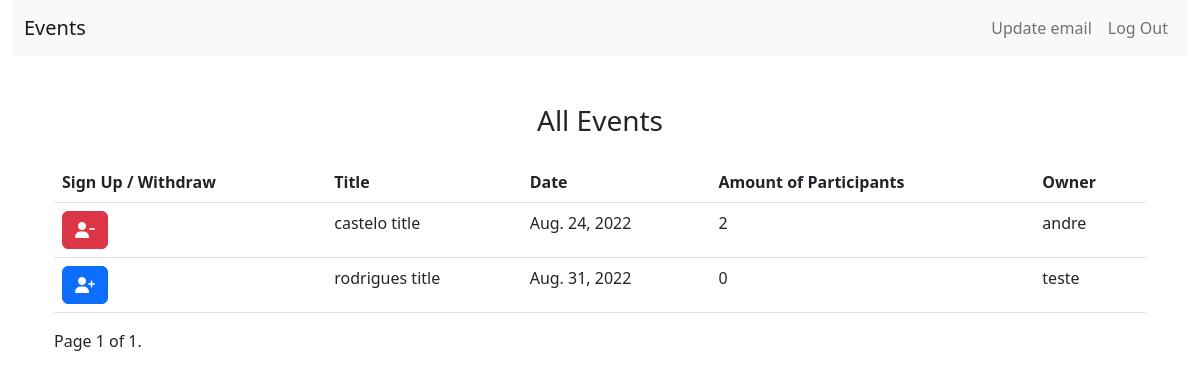
Page /events/alleventslist/ (signed in) on the earlier database version.
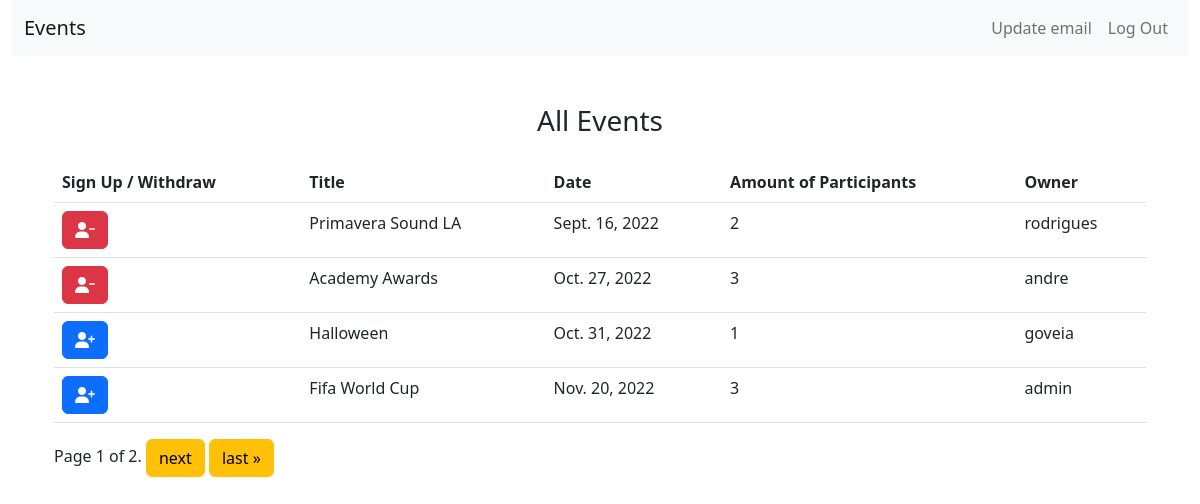
Same page on the later database version.
### events/models.py (models this page shows, shortened)
class Base(models.Model):
    id = models.BigAutoField(primary_key=True)
    created = models.DateField('Created', auto_now_add=True)
    modified = models.DateField('Modified', auto_now=True)
    active = models.BooleanField('Active', default=True)
    class Meta:
        abstract = True

class Event(Base):
    user = models.ForeignKey(CustomUser, related_name='user', on_delete=models.CASCADE, blank=False, null=False)
    title = models.CharField('Title', max_length=250, blank=False, null=False)
    description = models.CharField('Description', max_length=500, blank=False, null=False)
    date = models.DateField('Date', blank=False, null=False)
    class Meta:
        verbose_name = "Event"
        verbose_name_plural = "Events"

### events/views.py (the view)
# urls.py: path('alleventslist/', AllEventsListView.as_view(), name='alleventslist'),
@method_decorator(login_required, name='dispatch')
class AllEventsListView(LoginRequiredMixin, ListView):
    model = Event
    template_name = 'events/alleventslist.html'
    context_object_name = 'all_active_events'
    paginate_by = 4
    def get_queryset(self):
        user = self.request.user
        queryset = (
            Event.objects
            .filter(active=True)
            .annotate(
                participant_count=Count('subscribed_event__subscribed_user', distinct=True),
                user_is_subscribed=Exists(
                    Subscription.objects.filter(
                        subscribed_user=user,
                        subscribed_event=OuterRef('id')
                    )
                )
            )
            .values('id', 'title', 'date', 'user__email', 'participant_count', 'user_is_subscribed')
            .order_by('date')
        )
        return queryset
    def get_context_data(self, **kwargs):
        context = super().get_context_data(**kwargs)
        queryset = self.get_queryset()
        paginator = Paginator(queryset, self.paginate_by)
        page = self.request.GET.get('page')
        try:
            all_active_events = paginator.page(page)
        except PageNotAnInteger:
            all_active_events = paginator.page(1)
        except EmptyPage:
            all_active_events = paginator.page(paginator.num_pages)
        context['all_active_events'] = all_active_events
        return context

### events/templatetags/custom_filters.py (called while the page is built)
@register.filter(name='get_username_before_at')
def get_username_before_at(email):
    return email.split('@')[0] if email else ""

### templates/events/alleventslist.html (shortened to what this page needs)
{% extends 'base.html' %}
{% load custom_filters %}
{% block content %}
<div class="container">
    <div class="row mt-5">
        <div class="col text-center">
            <h3>All Events</h3>
        </div>
    </div>
    <table class="table mt-3">
        <thead>
            <tr>
                <th>Sign Up / Withdraw</th>
                <th>Title</th>
                <th>Date</th>
                <th>Amount of Participants</th>
                <th>Owner</th>
            </tr>
        </thead>
        <tbody>
            {% for event in all_active_events %}
                <tr>
                    <td>
                        {% if event.user_is_subscribed %}
                            <a href="{% url 'eventunsubscription' event.id %}" class="btn btn-danger">
                                <i class="fas fa-user-minus" style="color: white;"></i>
                            </a>
                        {% else %}
                            <a href="{% url 'eventsubscription' event.id %}" class="btn btn-primary">
                                <i class="fas fa-user-plus" style="color: white;"></i>
                            </a>
                        {% endif %}
                    </td>
                    <td>{{ event.title }}</td>
                    <td>{{ event.date }}</td>
                    <td>{{ event.participant_count }}</td>
                    <td>{{ event.user__email|get_username_before_at }}</td>
                </tr>
            {% endfor %}
        </tbody>
    </table>
    <div class="pagination mt-3">
        <span class="step-links">
            <span class="current">
                Page {{ all_active_events.number }} of {{ all_active_events.paginator.num_pages }}.
            </span>
            {% if all_active_events.has_next %}
                <a href="?page={{ all_active_events.next_page_number }}" class="btn btn-warning">next</a>
                <a href="?page={{ all_active_events.paginator.num_pages }}" class="btn btn-warning">last &raquo;</a>
            {% endif %}
        </span>
    </div>
</div>
{% endblock %}

Differences in the rows shown:
removed Event: title "castelo title", date "Aug. 24, 2022", participant_count "2", user__email|get_username_before_at "andre"
no longer on this page (row edited): Event: title "rodrigues title", date "Aug. 31, 2022", participant_count "0", user__email|get_username_before_at "teste"
added Event: title "Primavera Sound LA", date "Sept. 16, 2022", participant_count "2", user__email|get_username_before_at "rodrigues"
added Event: title "Academy Awards", date "Oct. 27, 2022", participant_count "3", user__email|get_username_before_at "andre"
added Event: title "Halloween", date "Oct. 31, 2022", participant_count "1", user__email|get_username_before_at "goveia"
added Event: title "Fifa World Cup", date "Nov. 20, 2022", participant_count "3", user__email|get_username_before_at "admin"
Other differences:
{{ all_active_events.paginator.num_pages }}: "1" → "2"
text now shown: "next last »"
